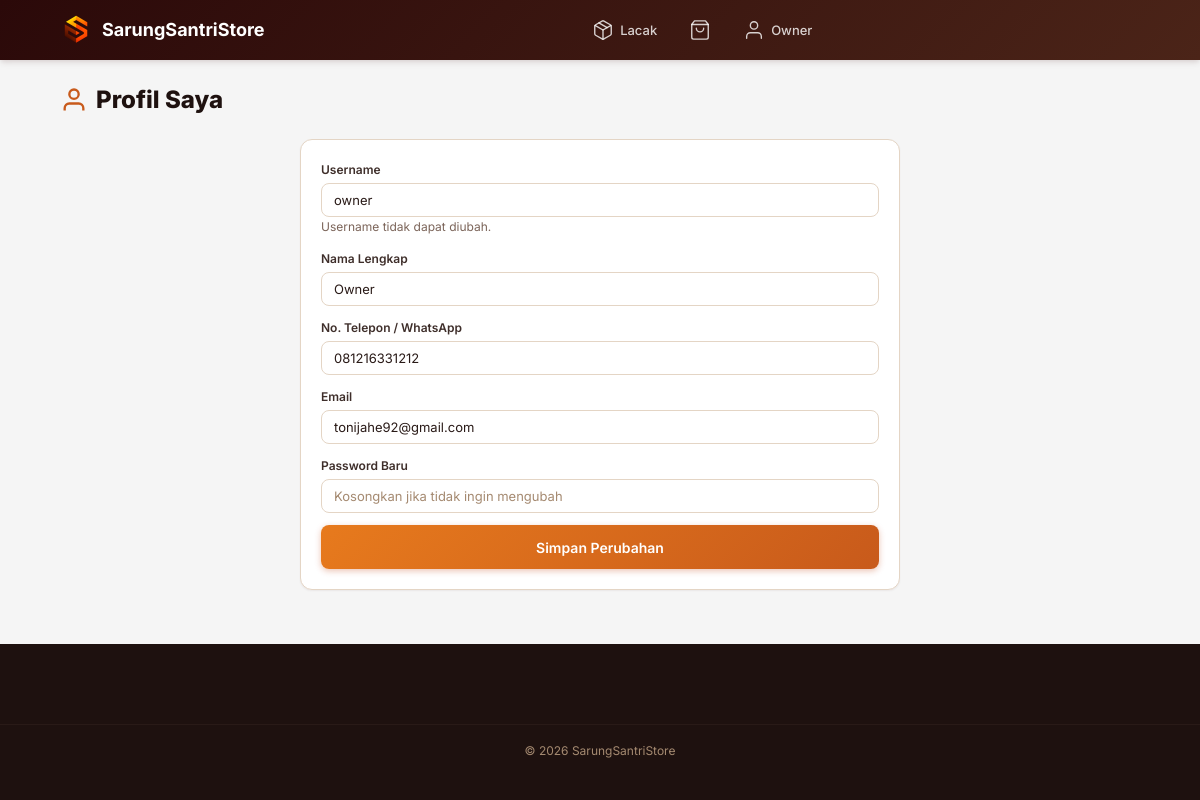
/shop/account/profile.php (signed in), run on the app's committed database.
### tables this page shows
CREATE TABLE `settings` (
  `id` int(11) NOT NULL,
  `setting_key` varchar(100) NOT NULL,
  `setting_value` text DEFAULT NULL,
  `description` varchar(255) DEFAULT NULL,
  `updated_at` timestamp NOT NULL DEFAULT current_timestamp() ON UPDATE current_timestamp()
);

CREATE TABLE `users` (
  `id` int(11) NOT NULL,
  `role_id` int(11) NOT NULL,
  `username` varchar(100) NOT NULL,
  `password_hash` varchar(255) NOT NULL,
  `full_name` varchar(150) NOT NULL,
  `email` varchar(150) DEFAULT NULL,
  `phone` varchar(20) DEFAULT NULL,
  `avatar` varchar(255) DEFAULT NULL,
  `is_active` tinyint(1) DEFAULT 1,
  `last_login` timestamp NULL DEFAULT NULL,
  `created_at` timestamp NOT NULL DEFAULT current_timestamp(),
  `updated_at` timestamp NOT NULL DEFAULT current_timestamp() ON UPDATE current_timestamp()
);

### includes/helpers.php (called while the page is built, shortened)
<?php
function getSetting($key, $default = '') {
    try {
        $db = Database::conn();
        $stmt = $db->prepare("SELECT setting_value FROM settings WHERE setting_key = ?");
        $stmt->execute([$key]);
        $value = $stmt->fetchColumn();
        return $value !== false ? $value : $default;
    } catch (Exception $e) {
        return $default;
    }
}

### includes/auth.php (called while the page is built, shortened)
<?php
function isLoggedIn() {
    return (isset($_SESSION['user_id']) && !empty($_SESSION['user_id'])) || (isset($_SESSION['customer_id']) && !empty($_SESSION['customer_id']));
}
function getCurrentUser() {
    return [
        'id' => $_SESSION['user_id'],
        'role_id' => $_SESSION['role_id'],
        'role_name' => $_SESSION['role_name'],
        'username' => $_SESSION['username'],
        'full_name' => $_SESSION['full_name'],
        'avatar' => $_SESSION['avatar'] ?? null,
    ];
}

### shop/account/profile.php (the view, shortened to what this page needs)
<?php
require_once __DIR__ . '/../../config/app.php';
$db = Database::conn();
$storeName = getSetting('store_name', APP_NAME);
if (isCustomer()) {
    $stmt = $db->prepare("SELECT * FROM customers WHERE id = ?");
    $stmt->execute([$_SESSION['customer_id'] ?? 0]);
    $user = $stmt->fetch();
    if ($user) {
        $user['username'] = $user['email'] ?: $user['phone'];
        $user['full_name'] = $user['name'];
    }
} else {
    $stmt = $db->prepare("SELECT * FROM users WHERE id = ?");
    $stmt->execute([$_SESSION['user_id'] ?? 0]);
    $user = $stmt->fetch();
}
?>
<!DOCTYPE html>
<html lang="id">
<head>
    <link rel="stylesheet" href="<?= ASSETS_URL ?>/css/main.css?v=<?= APP_VERSION ?>">
    <link rel="stylesheet" href="<?= ASSETS_URL ?>/css/ecommerce.css?v=<?= APP_VERSION ?>">
</head>
<body>
    <div class="shop-layout">
        <?php
        include INCLUDES_PATH . '/shop_navbar.php';
        ?>
        <div class="shop-content">
            <h1 style="font-size: 1.5rem; font-weight: 800; margin-bottom: 24px; display: flex; align-items: center; gap: 8px;">
                <svg width="28" height="28" viewBox="0 0 24 24" fill="none" stroke="currentColor" stroke-width="2" style="color: var(--primary-600);"><path d="M20 21v-2a4 4 0 0 0-4-4H8a4 4 0 0 0-4 4v2"/><circle cx="12" cy="7" r="4"/></svg>
                Profil Saya
            </h1>
            <div class="card" style="max-width: 600px; margin: 0 auto;">
                <div class="card-body">
                    <form method="POST">
                        <div class="form-group">
                            <label class="form-label">Username</label>
                            <input type="text" class="form-control" value="<?= htmlspecialchars($user['username'] ?? '') ?>" disabled>
                            <div class="text-xs text-muted mt-4">Username tidak dapat diubah.</div>
                        </div>
                        <div class="form-group">
                            <label class="form-label">Nama Lengkap</label>
                            <input type="text" name="full_name" class="form-control" value="<?= htmlspecialchars($user['full_name'] ?? '') ?>" required>
                        </div>
                        <div class="form-group">
                            <label class="form-label">No. Telepon / WhatsApp</label>
                            <input type="text" name="phone" class="form-control" value="<?= htmlspecialchars($user['phone'] ?? '') ?>">
                        </div>
                        <div class="form-group">
                            <label class="form-label">Email</label>
                            <input type="email" name="email" class="form-control" value="<?= htmlspecialchars($user['email'] ?? '') ?>">
                        </div>
                        <div class="form-group">
                            <label class="form-label">Password Baru</label>
                            <input type="password" name="password" class="form-control" placeholder="Kosongkan jika tidak ingin mengubah">
                        </div>
                        <button type="submit" class="btn btn-primary" style="width: 100%;">Simpan Perubahan</button>
                    </form>
                </div>
            </div>
        </div>
        <footer class="shop-footer">
            <div class="shop-footer-bottom">&copy; <?= date('Y') ?> <?= $storeName ?></div>
        </footer>
    </div>
</body>
</html>

### includes/shop_navbar.php (shortened to what this page needs)
<?php
$storeLogo = getSetting('store_logo');
$logoSrc   = $storeLogo
    ? BASE_URL . '/' . $storeLogo
    : BASE_URL . '/assets/img/logo_SSS.png';
?>
<nav class="shop-navbar" role="navigation" aria-label="Navigasi Toko">
    <div class="shop-navbar-inner">
        <a href="<?= BASE_URL ?>/shop/index.php" class="shop-logo">
            <img src="<?= htmlspecialchars($logoSrc) ?>"
                 alt="Logo"
                 class="shop-logo-icon"
                 width="32" height="32"
                 loading="eager"
                 style="background:none;object-fit:contain;padding:0;border-radius:4px;">
            <?= htmlspecialchars($storeName) ?>
        </a>
        <div class="shop-nav-links">
            <a href="<?= BASE_URL ?>/shop/track.php" class="shop-nav-link" title="Lacak Pesanan">
                <span>Lacak</span>
            </a>
            <a href="<?= BASE_URL ?>/shop/cart.php" class="shop-nav-link" title="Keranjang">
                <svg width="22" height="22" viewBox="0 0 24 24" fill="none" stroke="currentColor" stroke-width="1.5" stroke-linecap="round" stroke-linejoin="round" aria-hidden="true">
                    <path d="M6 2L3 6v14a2 2 0 0 0 2 2h14a2 2 0 0 0 2-2V6l-3-4z"/>
                    <line x1="3" y1="6" x2="21" y2="6"/>
                    <path d="M16 10a4 4 0 0 1-8 0"/>
                </svg>
            </a>
            <?php if (isLoggedIn()): $cu = getCurrentUser(); ?>
                <div class="shop-nav-dropdown">
                    <a href="#" class="shop-nav-link" style="cursor:default;">
                        <svg width="22" height="22" viewBox="0 0 24 24" fill="none" stroke="currentColor" stroke-width="1.5" stroke-linecap="round" stroke-linejoin="round" aria-hidden="true">
                            <path d="M20 21v-2a4 4 0 0 0-4-4H8a4 4 0 0 0-4 4v2"/>
                            <circle cx="12" cy="7" r="4"/>
                        </svg>
                        <span><?= htmlspecialchars($cu['full_name'] ?? 'Akun') ?></span>
                    </a>
                </div>
            <?php else: ?>
                <a href="<?= BASE_URL ?>/login.php" class="shop-nav-link">Masuk</a>
            <?php endif; ?>
        </div>
    </div>
</nav>

### assets/css/ecommerce.css (style rules this page uses)
.shop-layout { min-height: 100vh; display: flex; flex-direction: column; background: #f5f5f5; }
.shop-navbar { background: linear-gradient(135deg, var(--primary-900), var(--primary-800)); padding: 0; position: sticky; top: 0; z-index: var(--z-sticky); box-shadow: var(--shadow-md); }
.shop-navbar-inner { max-width: 1400px; padding: 0 60px; margin: 0 auto; height: 60px; display: flex; align-items: center; justify-content: space-between; gap: 16px; }
.shop-logo { display: flex; align-items: center; gap: 10px; color: #fff; text-decoration: none; font-weight: 700; font-size: 1.125rem; white-space: nowrap; }
.shop-logo-icon { width: 32px; height: 32px; border-radius: 8px; background: linear-gradient(135deg, var(--primary-400), var(--gold-400)); display: flex; align-items: center; justify-content: center; font-weight: 800; font-size: 0.75rem; color: #fff; }
.shop-nav-links { display: flex; gap: 8px; align-items: center; }
.shop-nav-link { color: rgba(255,255,255,0.8); padding: 8px 12px; border-radius: 8px; font-size: 0.8125rem; font-weight: 500; transition: all 0.2s; display: flex; align-items: center; gap: 6px; text-decoration: none; position: relative; }
.shop-content { flex: 1; max-width: 1400px; margin: 0 auto; padding: 24px 60px; width: 100%; padding-bottom: 80px; }
@media (min-width: 641px) { .shop-content { padding-bottom: 24px; } }
.shop-footer { background: var(--gray-900); color: var(--gray-400); padding: 60px 0 40px; margin-top: auto; }
.shop-footer-bottom { max-width: 1400px; padding: 16px 60px 0; margin: 20px auto 0; border-top: 1px solid var(--gray-800); text-align: center; font-size: 0.75rem; }
.shop-nav-dropdown { position: relative; display: inline-block; }

### data on the page
settings: setting_value (picture)
settings: setting_value "SarungSantriStore"
users: full_name "Owner", username "owner", phone "081216331212", email "tonijahe92@gmail.com"
